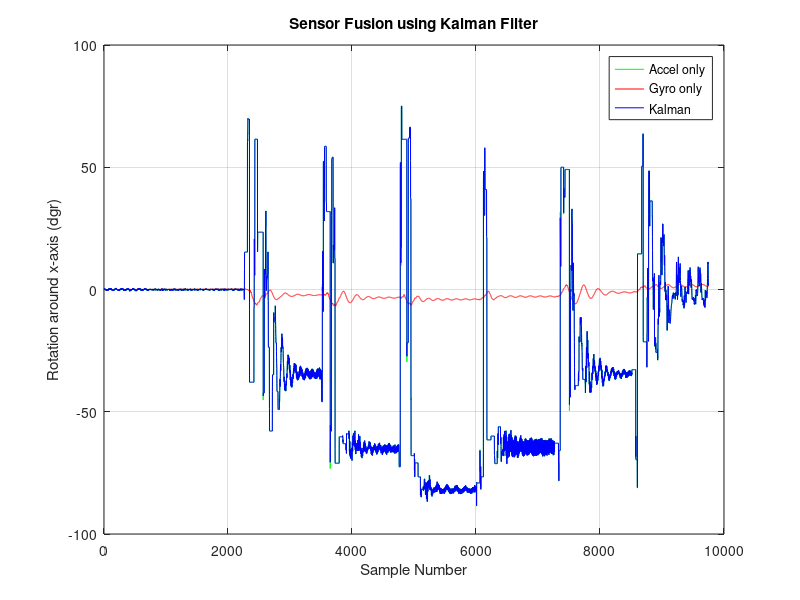
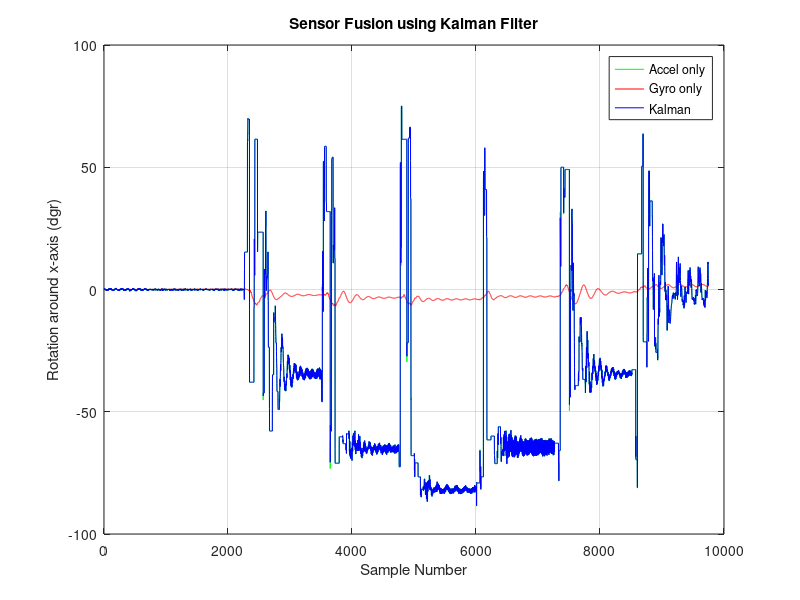
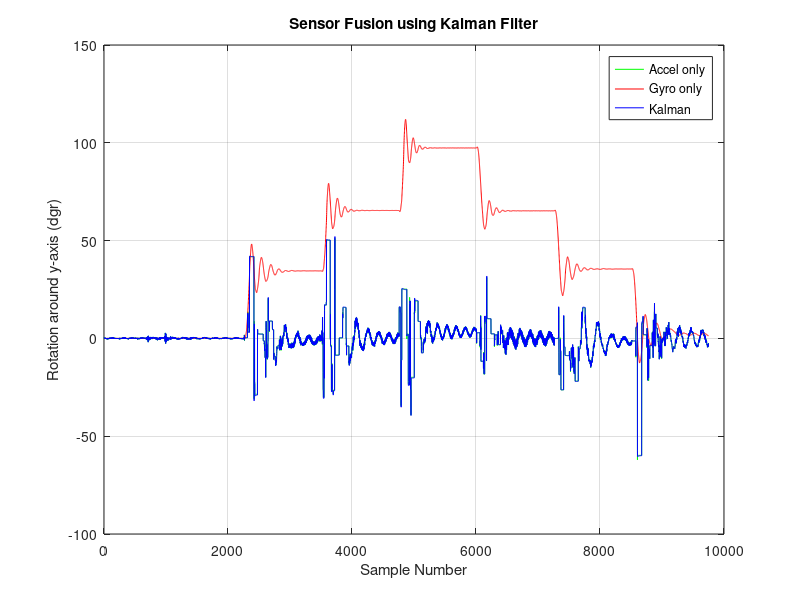
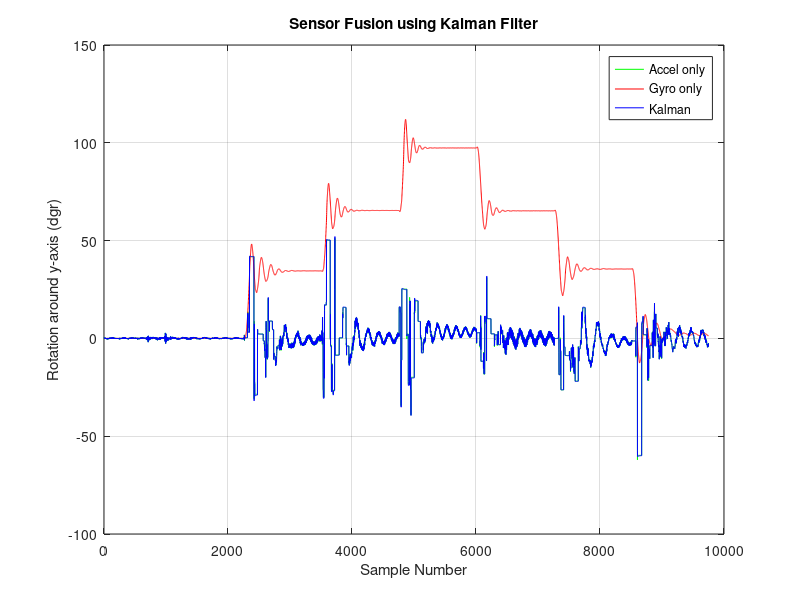

The MATLAB script that drew these images, in order: (Note: a time limit stopped this script after it produced the figures.)
% Load Quaternion pkg
pkg load quaternion;

% Parameters
filter = 5; % 0 = "raw", 1 = "static cal", 2 = "static cal + mvavg", 3 = "static cal + fir", 4 = "static cal + kalman", 5 = "simple cal + no filter", 6 = "simple cal + FIR (LH)"
ign_samples = 0; % samples to ignore until Filter has converged
gyro_weight = 0.98;
acc_range = 0.1;
gyr_sens = 32.8;
acc_sens = 8192;
delta_t = 1/500;
grav_raw = acc_sens;
gravity = 9.80665;
f_norm = [0; 0; acc_sens];
acc_rec = [0; 0; 1];
v = [0; 0; 0];
s = [0; 0; 0];

%Kalman Function
function angle_out = kalman_angle(angle_in, rate, delta_t)
  
  % Compute Variances
  var_angle = var(angle_in)
  var_rate = var(rate)
  stddev_angle = std(angle_in)
  stddev_rate = std(rate)

  % Initialize
  y_hat = [0; 0];
  A = [1 (-delta_t); 0 1];
  B = [delta_t; 0];
  H = [1 delta_t];
  P = [100 0; 0 100];
  Q = [var_angle 0; 0 var_rate];
  R = stddev_angle;

  % Go through samples
  for i=1:length(angle_in)
  
		%Set u and z
		u = rate(i);
		z = angle_in(i);
		
    % Rememver previous error covariance
    P_prev = P;

    % Prediction Update
    y_hat_neg = A*y_hat + B*u;
    P_neg = A*P_prev*transpose(A) + Q;

    % Measurement Update
    K = (P_neg*transpose(H))*inverse(H*P_neg*transpose(H) + R);
    y_hat = y_hat_neg + K*(z - H*y_hat_neg);
    P = (eye(2,2) - K*H)*P_neg;
    
    % Store values
    angle_out(i) = y_hat(1,1);
  end
  
  % Print Values
  printf("P:");
  disp(P);
  printf("\r\nQ:");
  disp(Q);
  printf("\r\nK:");
  disp(K);
  printf("\r\n\r\n");

endfunction

% Load Data
if (filter == 1)
	load ('calibrated.mat', 'cal');
	data = cal;
	filter_str = "cal";
	f_norm = [331; -263; 8082];
	grav_raw = 8082;
elseif (filter == 2)
	load('mvavg.mat', 'mvavg');
	data = mvavg;
	filter_str = "mvavg";
	f_norm = [331; -263; 8082];
	grav_raw = 8082;
elseif (filter == "fir")
	load('fir.mat', 3);
	data = firfil;
	filter_str = "fir";
	f_norm = [331; -263; 8082];
	grav_raw = 8082;
elseif (filter == 4)
	load('kalman.mat', 'kalmanfil');
	data = kalmanfil;
	filter_str = "kalman";
	f_norm = [331; -263; 8082];
	grav_raw = 8082;
elseif (filter == 5)
	load('simple_calibration.mat', 'cal');
	data = cal;
	filter_str = "simple_cal";
	load('fnorm.mat', 'f_norm');
elseif (filter == 6)
	load('fir_hl.mat', 'firfil');
	data = firfil;
	filter_str = "simple_cal_fir_hl";
	load('fnorm.mat', 'f_norm');
else
	data = load('data.txt');
	filter_str = "raw";
endif

% Create Outfile Strings
outfile_raw = strcat("quat_posVel_", filter_str, "_kalman");
outfile = strcat(outfile_raw, ".pdf");
q_mat_outfile = strcat("quatPos_", filter_str, "_kalman.mat");
avs_outfile = strcat("avs_", filter_str, "_kalman.mat");

% Extract Gyro and Accel Data
gx = data(:,1);
gy = data(:,2);
gz = data(:,3);
ax = data(:,4);
ay = data(:,5);
az = data(:,6);

% Convert
gx = gx / gyr_sens;
gy = gy / gyr_sens;
gz = gz / gyr_sens;
ax = ax / acc_sens;
ay = ay / acc_sens;
az = az / acc_sens;
f_norm = f_norm / acc_sens;

% Compute Angle
for i = 1:length(gx)
  
  % Get Magnitude of acceleration
  acc_i = [ax(i); ay(i); az(i)];
  acc_mag = norm(acc_i);
  
  % Use recent Acc if acceleration is way different than gravity
  if (acc_mag < (1-acc_range) || acc_mag > (1+acc_range))
    acc_norm = acc_rec;
  elseif (acc_mag != 0) % normalize
    acc_norm = acc_i / acc_mag;
  else 
    acc_norm = acc_i;
  endif;
  
  % Store Acc for next iteration
  acc_rec = acc_norm;
  
  % Compute Angle from Accelerometer and convert to dgr
  angle_acc_x(i) = asin(acc_norm(1,1)) / pi * 180;
  angle_acc_y(i) = asin(acc_norm(2,1)) / pi * 180;
  angle_acc_z(i) = acos(acc_norm(3,1)) / pi * 180;
  
  % Compute Angle from Gyroscope
  if (i == 1)
    angle_gyr_x(i) = gx(i) * delta_t;
    angle_gyr_y(i) = gy(i) * delta_t;
    angle_gyr_z(i) = gz(i) * delta_t;
  else
    angle_gyr_x(i) = angle_gyr_x(i-1) + gx(i) * delta_t;
    angle_gyr_y(i) = angle_gyr_y(i-1) + gy(i) * delta_t;
    angle_gyr_z(i) = angle_gyr_z(i-1) + gz(i) * delta_t;
  endif;

endfor

% Compute Standard deviations
%if (filter == 1 || filter == 2 || filter == 3 || filter == 4)
%  stddev_rate_x = 24.500152 / gyr_sens;
%  stddev_rate_y = 1.029194 / gyr_sens;
%  stddev_rate_z = 3.045021 / gyr_sens;
%  stddev_angle_x = 22.443588 / acc_sens;
%  stddev_angle_y = 72.858551 / acc_sens;
%  stddev_angle_z = 40.575413 / acc_sens;
%else
%  stddev_rate_x = std(gx(1:100));
%  stddev_rate_y = std(gy(1:100));
%  stddev_rate_z = std(gz(1:100));
%  stddev_angle_x = std(angle_acc_x(1:100));
%  stddev_angle_y = std(angle_acc_z(1:100));
%  stddev_angle_z = std(angle_acc_y(1:100));
%endif;

% Plot Stddev
%printf("stddev_rate_x: %d\r\n", stddev_rate_x);
%printf("stddev_rate_y: %d\r\n", stddev_rate_y);
%printf("stddev_rate_z: %d\r\n", stddev_rate_z);
%printf("stddev_angle_x: %d\r\n", stddev_angle_x);
%printf("stddev_angle_y: %d\r\n", stddev_angle_y);
%printf("stddev_angle_z: %d\r\n", stddev_angle_z);

% Apply Kalman Filter
angle_x = kalman_angle(angle_acc_x, gx, delta_t);
angle_y = kalman_angle(angle_acc_y, gy, delta_t);
angle_z = kalman_angle(angle_acc_z, gz, delta_t);

% Plot x
plot(angle_acc_x(1:9750), "g");
hold on;
plot(angle_gyr_x(1:9750), "r");
hold on;
plot(angle_x(1:9750), "b");
hold on;

% Set up Plot
grid on;
title('Sensor Fusion using Kalman Filter');
xlabel('Sample Number');
ylabel('Rotation around x-axis (dgr)');
legend('Accel only', 'Gyro only', 'Kalman');

% Print
print("-color", strcat(outfile_raw, "_angle_x", ".eps"));
print(outfile);
hold off;

% Plot y
plot(angle_acc_y(1:9750), "g");
hold on;
plot(angle_gyr_y(1:9750), "r");
hold on;
plot(angle_y(1:9750), "b");
hold on;

% Set up Plot
grid on;
title('Sensor Fusion using Kalman Filter');
xlabel('Sample Number');
ylabel('Rotation around y-axis (dgr)');
legend('Accel only', 'Gyro only', 'Kalman');

% Print
print("-color", strcat(outfile_raw, "_angle_y", ".eps"));
print("-append", outfile);
hold off;

% Plot z
plot(angle_acc_z(1:9750), "g");
hold on;
plot(angle_gyr_z(1:9750), "r");
hold on;
plot(angle_z(1:9750), "b");
hold on;

% Set up Plot
grid on;
title('Sensor Fusion using Kalman Filter');
xlabel('Sample Number');
ylabel('Rotation around z-axis (dgr)');
legend('Accel only', 'Gyro only', 'Kalman');

% Print
print("-color", strcat(outfile_raw, "_angle_z", ".eps"));
print("-append", outfile);
hold off;

% Absolute Quaternion
quat_abs = quaternion(1, 0, 0, 0);

% Compute Quaternions
for i = (ign_samples+1):length(gx)
  
  %Get data set (already converted)
  gyr = [gx(i); gy(i); gz(i)];
  acc = [ax(i); ay(i); az(i)];
  
  %%%%%%%%%%%%%% Quaternion Start %%%%%%%%%%%%%%
  
  %Convert angle to radians
  angle_x_rad = angle_x(i) * pi/180;
  angle_y_rad = angle_y(i) * pi/180;
  angle_z_rad = angle_z(i) * pi/180;
  
  % Create Unit Vectors
  ux = [1; 0; 0];
  uy = [0; 1; 0];
  uz = [0; 0; 1];
  
  % Construct Partial Rotations
  q1 = quaternion(cos(angle_x_rad/2), ux(1,1)*sin(angle_x_rad/2), ux(2,1)*sin(angle_x_rad/2), ux(3,1)*sin(angle_x_rad/2));
  q2 = quaternion(cos(angle_y_rad/2), uy(1,1)*sin(angle_y_rad/2), uy(2,1)*sin(angle_y_rad/2), uy(3,1)*sin(angle_y_rad/2));
  q3 = quaternion(cos(angle_z_rad/2), uz(1,1)*sin(angle_z_rad/2), uz(2,1)*sin(angle_z_rad/2), uz(3,1)*sin(angle_z_rad/2));

  
  % Construct absolute rotation quaternion
  quat_abs = q1 * q2 * q3;
  
  % Keep track of quaternions for plot
  qw(i) = quat_abs.w;
  qx(i) = quat_abs.x;
  qy(i) = quat_abs.y;
  qz(i) = quat_abs.z;
  
  %%%%%%%% Velocity / Position Start %%%%%%%%%
  
  
   %Helper Computations
  qw_qw = qw(i) * qw(i);
  qw_qx = qw(i) * qx(i);
  qw_qy = qw(i) * qy(i);
  qw_qz = qw(i) * qz(i);
  qx_qx = qx(i) * qx(i);
  qx_qy = qx(i) * qy(i);
  qx_qz = qx(i) * qz(i);
  qy_qy = qy(i) * qy(i);
  qy_qz = qy(i) * qz(i);
  qz_qz = qz(i) * qz(i);
  
  %Quaternion to Rotation Matrix
  rot = [(qw_qw + qx_qx - qy_qy - qz_qz) 	(2 * qx_qy + 2 * qw_qz) 	(2 * qx_qz - 2 * qw_qy); 
	  (2 * qx_qy - 2 * qw_qz) 		(qw_qw - qx_qx + qy_qy - qz_qz) (2 * qy_qz + 2 * qw_qx)
	  (2 * qx_qz + 2 * qw_qy) 		(2 * qy_qz - 2 * qw_qx) 	(qw_qw - qx_qx - qy_qy + qz_qz)];
  
  %Get Transpose
  rot_t = transpose(rot);
  
  %Compute Intertial Acceleration
  acc_i = rot_t * acc - f_norm;
  
  %Convert to m/s^2
  acc_i_c = acc_i * gravity;
  
  % Get current acceleration
  if ( i <= (ign_samples+1) )
    a_curr = [0; 0; 0];
  else
    a_curr = acc_i_c;
  endif;
  
  %Compute Velocity (first integration)
  v_curr = v + a_curr * delta_t; %v + acc_i_c * delta_t;
  
  %Compute Position (second integration)
  s_curr = s + v_curr * delta_t; %s + v*delta_t + 0.5 * acc_i_c * delta_t^2;
  
  %Replace old velocity and position by new ones
  v = v_curr;
  s = s_curr;
  
  % Keep track of velocity and position for plots
  oax(i) = a_curr(1,1);
  oay(i) = a_curr(2,1);
  oaz(i) = a_curr(3,1);
  vx(i) = v(1,1);
  vy(i) = v(2,1);
  vz(i) = v(3,1);
  sx(i) = s(1,1);
  sy(i) = s(2,1);
  sz(i) = s(3,1);
  
endfor

% clear
hold off;

% Plot Quaternion
plot(qw, "c");
hold on;
plot(qx, "r");
hold on;
plot(qy, "g");
hold on;
plot(qz, "b");
hold on;

% Set up Plot
grid on;
title('Quaternions (after calibration and filtering)');
xlabel('Sample Number');
ylabel('Value');
legend('w', 'x', 'y', 'z');

% Prepare for Data Export
qw = rot90(qw, -1);
qx = rot90(qx, -1);
qy = rot90(qy, -1);
qz = rot90(qz, -1);
oax = rot90(oax, -1);
oay = rot90(oay, -1);
oaz = rot90(oaz, -1);
vx = rot90(vx, -1);
vy = rot90(vy, -1);
vz = rot90(vz, -1);
sx = rot90(sx, -1);
sy = rot90(sy, -1);
sz = rot90(sz, -1);

% Data Export for IMU Viewer
out = [qw qx qy qz sx sy sz];
save(q_mat_outfile, 'out');

% Data Export for Fusion with UWB
avs = [oax oay oaz vx vy vz sx sy sz];
save(avs_outfile, 'avs');

% Print
print("-append", outfile);
hold off;

% Plot Velocity
plot(vx, "r");
hold on;
plot(vy, "g");
hold on;
plot(vz, "b");
hold on;

% Set up Plot
grid on;
title('Velocity');
xlabel('Sample Number');
ylabel('Velocity (m/s)');
legend('x', 'y', 'z');
hold off;

% Print Velocity
print("-append", outfile);

% Plot Position
plot(sx, "r");
hold on;
plot(sy, "g");
hold on;
plot(sz, "b");
hold on;

% Set up Plot
grid on;
title('Position');
xlabel('Sample Number');
ylabel('Position (m)');
legend('x', 'y', 'z');
hold off;

% Print Position
print("-append", outfile);
